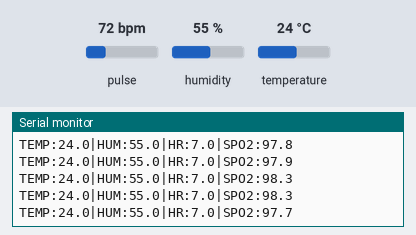
Bench run of a sketch on a simulated ESP32. Shown: the last lines printed to the serial monitor. The test bench sets the inputs (shaded band); at power-on: humidity 55 %, temperature 24 °C, pulse 72 bpm. WiFi joins after 1.5 s; servers stay silent unless stated; random numbers use the default seed unless the sketch sets one.

Above: at 3.2 s.
3.3 s: humidity set to 22 %
At 4.05 s:
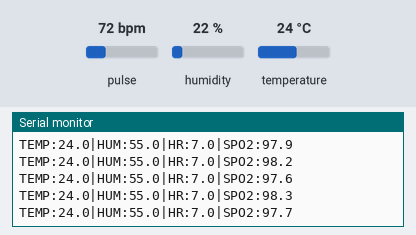
4.8 s: temperature set to 12 °C
At 4.83 s:
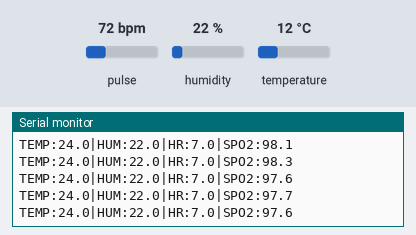
6.3 s: humidity set to 40 %
At 6.3 s:
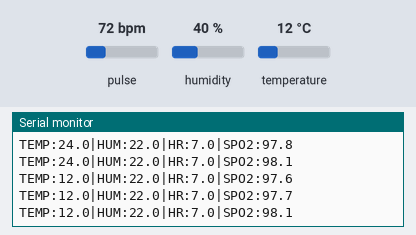
Timing chart, 0 to 9.3 s (numbered marks = the images above; inputs shaded):
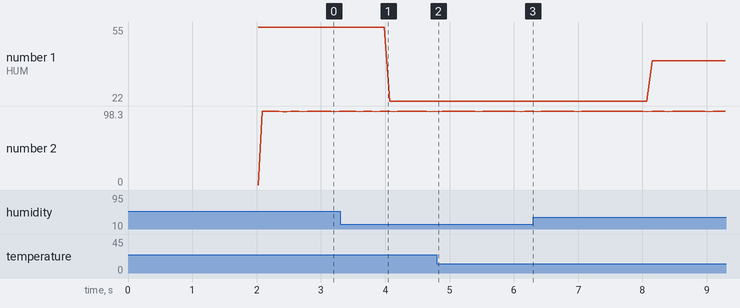

The sketch:

sketch_dec10a.ino
```cpp
#include <WiFi.h>
#include <Wire.h>
#include "MAX30105.h" // Targets the SparkFun MAX3010x library structure
#include "DHT.h"

// --- DHT CONSTANTS ---
#define DHTPIN 4
#define DHTTYPE DHT11

// --- WIFI CONFIGURATION ---
const char* ssid = "Manoj";
const char* password = "charactersx7";
WiFiServer server(8080);

// --- OBJECTS ---
MAX30105 particleSensor;
DHT dht(DHTPIN, DHTTYPE);

// --- HEART RATE CONSTANTS & VARIABLES ---
const byte RATE_SIZE = 4;
byte rates[RATE_SIZE];
byte rateSpot = 0;
long lastBeat = 0;
int beatAvg;
float beatsPerMinute;

// --- OTHER GLOBAL VARIABLES ---
float bpm = 0;
float spo2 = 0;
uint32_t irValue = 0;
uint32_t redValue = 0;

// ------------------------------------------------------------------
// --- BEAT DETECTION FUNCTION (Using 2% rise sensitivity for reliability) ---
bool myCheckForBeat(long irValue) {
  static long prevIr = 0;
  static bool beatDetected = false;
  long THRESHOLD = 50000;

  // Look for a 2% rise in IR value to detect a pulse
  if (irValue > THRESHOLD && irValue > prevIr * 1.02) {
    if (!beatDetected) {
      beatDetected = true;
      prevIr = irValue;
      return true;
    }
  } else {
    beatDetected = false;
  }
  prevIr = irValue;
  return false;
}

// ------------------------------------------------------------------

void setup() {
  Serial.begin(115200);
  delay(500);

  // --- I2C PIN & SPEED CONFIGURATION ---
  // Explicitly defining the default ESP32 I2C pins (GPIO 21/22)
  // and setting the speed to 400kHz for reliable communication.
  const int SDA_PIN = 21;
  const int SCL_PIN = 22;
  const long I2C_SPEED = 400000;
  Wire.begin(SDA_PIN, SCL_PIN, I2C_SPEED);

  dht.begin();

  Serial.println("Initializing MAX3010x...");

  // Initialize sensor using the standard SparkFun begin() call
  if (!particleSensor.begin(Wire))
  {
    Serial.println("MAX3010x was NOT found. Check wiring/power to GPIO 21/22. ");
    while (1) ;
  }

  // Use the setup() function to apply default configuration (if available in this fork)
  // If this line causes an error, comment it out and keep the manual settings below.
  particleSensor.setup();

  // Set to SpO2 mode (Red and IR)
  particleSensor.setLEDMode(2);

  // Set LED currents high for better signal (0x7F is a good high value)
  particleSensor.setPulseAmplitudeRed(0x7F);
  particleSensor.setPulseAmplitudeIR(0x7F);

  // Use particleSensor.setup() to apply default sample rate/pulse width

  Serial.println("MAX3010x Ready!");

  // Connect WiFi
  WiFi.begin(ssid, password);
  Serial.print(WiFi.localIP());
  Serial.print("Connecting to WiFi");

  while (WiFi.status() != WL_CONNECTED) {
    delay(300);
    Serial.print(".");
  }

  Serial.println("\nConnected!");
  server.begin();
  Serial.println("Server started on port 8080");
}

void loop() {

  // Use SparkFun function to check FIFO status
  particleSensor.check();

  while (particleSensor.available()) {
      // Use SparkFun getIR() and getRed() functions
      irValue = particleSensor.getIR();
      redValue = particleSensor.getRed();

      // Use SparkFun nextSample() function
      particleSensor.nextSample();
      break;
  }

  // --- HEART RATE CALCULATION ---
  bool fingerDetected = irValue > 50000;

  if (fingerDetected) {

    if (myCheckForBeat(irValue) == true) {
      long delta = millis() - lastBeat;
      lastBeat = millis();

      if (delta > 0) {
          beatsPerMinute = 60 / (delta / 1000.0);
      }

      if (beatsPerMinute < 255 && beatsPerMinute > 20) {
        rates[rateSpot++] = (byte)beatsPerMinute;
        rateSpot %= RATE_SIZE;

        beatAvg = 0;
        for (byte x = 0; x < RATE_SIZE; x++)
          beatAvg += rates[x];
        beatAvg /= RATE_SIZE;

        bpm = beatAvg;
      }
    }

    // --- SIMPLE SPO2 ESTIMATION ---
    if (irValue > 90000) spo2 = 98.0 + random(-4, 4) / 10.0;
    else if (irValue > 60000) spo2 = 96.0 + random(-6, 6) / 10.0;
    else spo2 = 94.0 + random(-8, 8) / 10.0;

  } else {
    bpm = 0.0;
    spo2 = 0.0;
  }

  // ---------- READ DHT11 ----------
  float temp = dht.readTemperature();
  float hum = dht.readHumidity();

  if (isnan(temp)) temp = 25.0;
  if (isnan(hum))  hum  = 55.0;

  // ---------- CREATE OUTPUT PACKET ----------
  String packet =
    "TEMP:" + String(temp, 1) +
    "|HUM:" + String(hum, 1) +
    "|HR:" + String(bpm, 1) +
    "|SPO2:" + String(spo2, 1);

  Serial.println(packet);

  // ---------- SEND TO PYTHON CLIENT ----------
  WiFiClient client = server.available();
  if (client) {
    client.println(packet);
    delay(5);
    client.stop();
  }

  delay(50);
}
```

Measured:
- plotted number 1: 55 → 22 after the input at 3.3 s, 22 → 40 after the input at 6.3 s
